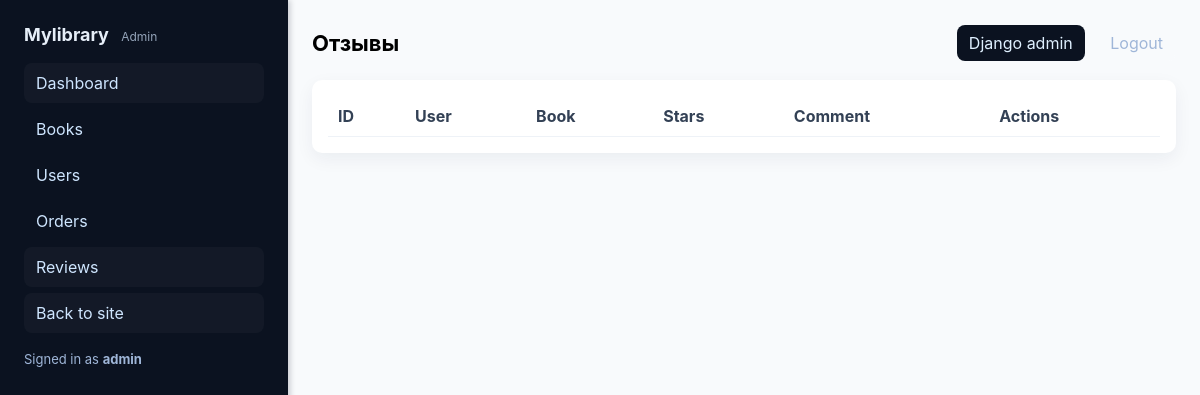
/adminpanel/reviews/ (signed in), run on an earlier commit of the app's database.
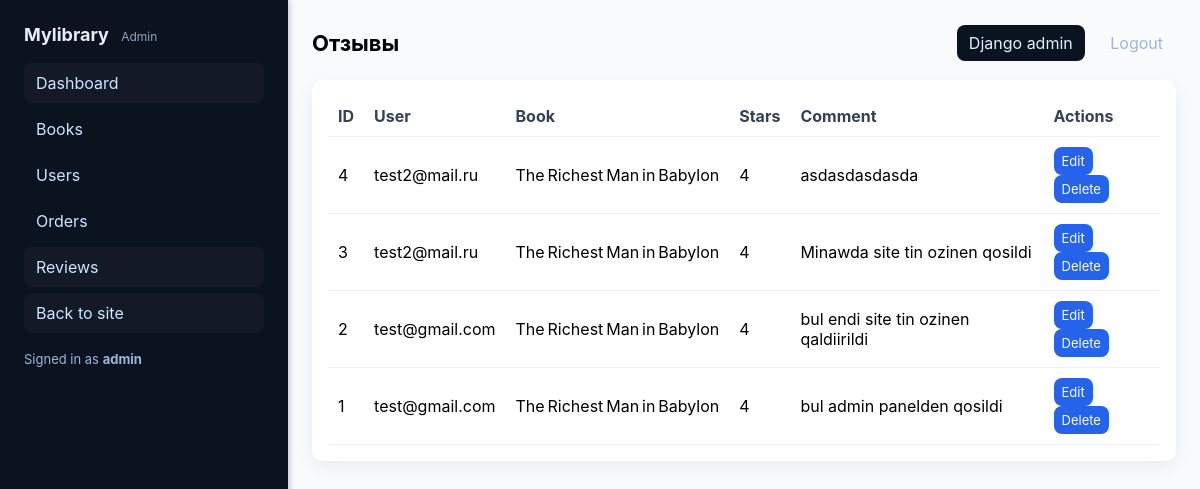
And on a later commit of the database.
### shop/models.py (models this page shows, shortened)
class CustomUser(AbstractUser):
    email = models.EmailField(unique=True,
                              verbose_name='Электронная почта:')
    phone_number = models.CharField(max_length=15,
                                    verbose_name='Номер телефона:')
    address = models.CharField(max_length=255,
                               verbose_name='Адрес доставки:')
    image = models.ImageField(upload_to='users/',
                              verbose_name='Фото пользователя:',
                              null=True, blank=True)
    USERNAME_FIELD = 'email'
    REQUIRED_FIELDS = ['username']

class Review(models.Model):
    user = models.ForeignKey(CustomUser, on_delete=models.CASCADE, verbose_name='Пользователь:')
    book = models.ForeignKey('Book', on_delete=models.CASCADE, verbose_name='Книга:')
    stars = models.IntegerField(verbose_name='Рейтинг:')
    comment = models.TextField(verbose_name='Комментарий:')
    created_at = models.DateTimeField(auto_now_add=True, verbose_name='Дата создания отзыва:')
    updated_at = models.DateTimeField(auto_now=True, verbose_name='Дата обновления отзыва:')
    images = models.ManyToManyField('ReviewImage', verbose_name='Фото к отзыву:', blank=True)

class Book(models.Model):
    title = models.CharField(max_length=100,
                             verbose_name='Названия книги:')
    description = models.TextField(verbose_name='Описания книги:')
    pub_date = models.CharField(verbose_name='Дата публикации:',max_length=4,help_text='Формат: ГГГГ')
    price = models.IntegerField(verbose_name='Цена книги:')
    photo = models.ImageField(upload_to='books/', verbose_name='Фото книги:')
    genres = models.ManyToManyField(Genres, verbose_name='Жанр книги:')
    languages = models.ManyToManyField(Languages, verbose_name='Язык книги:')
    authors = models.ManyToManyField(Authors, verbose_name='Автор книги:')

### adminpanel/views.py (the view)
	def _wrapped(request, *args, **kwargs):
		if not request.user.is_authenticated:
			return redirect('login')
		if not request.user.is_staff:
			return redirect('homepage')
		return view_func(request, *args, **kwargs)

### adminpanel/views.py (called while the page is built)
def _staff_required(view_func):
	def _wrapped(request, *args, **kwargs):
		if not request.user.is_authenticated:
			return redirect('login')
		if not request.user.is_staff:
			return redirect('homepage')
		return view_func(request, *args, **kwargs)
	return _wrapped

@_staff_required
def reviews_list(request):
	reviews = Review.objects.select_related('user', 'book').order_by('-created_at')
	return render(request, 'adminpanel/reviews.html', {'reviews': reviews})

### templates/adminpanel/reviews.html (shortened to what this page needs)
{% extends 'adminpanel/base.html' %}
{% block header %}Отзывы{% endblock %}
{% block content %}
<div class="panel">
    <div class="table-wrap">
        <table>
            <thead>
                <tr><th>ID</th><th>User</th><th>Book</th><th>Stars</th><th>Comment</th><th>Actions</th></tr>
            </thead>
            <tbody>
                {% for r in reviews %}
                <tr>
                    <td>{{ r.id }}</td>
                    <td>{{ r.user.email }}</td>
                    <td>{{ r.book.title }}</td>
                    <td>{{ r.stars }}</td>
                    <td class="comment">{{ r.comment|truncatechars:80 }}</td>
                    <td>
                        <a href="{% url 'adminpanel:review_edit' r.id %}" class="btn small">Edit</a>
                        <a href="{% url 'adminpanel:review_delete' r.id %}" class="btn small muted">Delete</a>
                    </td>
                </tr>
                {% endfor %}
            </tbody>
        </table>
    </div>
</div>
{% endblock %}

### templates/adminpanel/base.html (shortened to what this page needs)
{% load static %}
<!doctype html>
<html lang="ru">
<head>
    <link rel="stylesheet" href="{% static 'adminpanel/admin.css' %}">
</head>
<body>
    <div class="admin-shell">
        <aside class="admin-sidebar">
            <div class="brand">Mylibrary <span class="muted">Admin</span></div>
            <nav>
                <a href="{% url 'adminpanel:dashboard' %}" class="nav-item">Dashboard</a>
                <a href="{% url 'adminpanel:books' %}" class="nav-item">Books</a>
                <a href="{% url 'adminpanel:users' %}" class="nav-item">Users</a>
                <a href="{% url 'adminpanel:orders' %}" class="nav-item">Orders</a>
                <a href="{% url 'adminpanel:reviews' %}" class="nav-item">Reviews</a>
                <a href="{% url 'homepage' %}" class="nav-item">Back to site</a>
            </nav>
            <div class="sidebar-footer">Signed in as <strong>{{ request.user.username }}</strong></div>
        </aside>
        <main class="admin-main">
            <header class="admin-header">
                <h1>{% block header %}Admin{% endblock %}</h1>
                <div class="actions">
                    <a href="{% url 'admin:index' %}" class="btn">Django admin</a>
                    <a href="{% url 'logout' %}" class="btn muted">Logout</a>
                </div>
            </header>
            <section class="admin-content">
                {% block content %}{% endblock %}
            </section>
        </main>
    </div>
</body>
</html>

### static/adminpanel/admin.css (style rules this page uses)
:root { --bg:#0f172a;--panel:#0b1220;--muted:#94a3b8; }
html,body { height:100%;margin:0;font-family:Inter,ui-sans-serif,system-ui,-apple-system,"Segoe UI",Roboto,"Helvetica Neue",Arial }
.admin-shell { display:flex;min-height:100vh;background:#f8fafc }
.admin-sidebar { width:240px;background:#0b1220;color:#e6eef8;padding:24px;box-shadow:2px 0 6px rgba(2,6,23,0.2) }
.brand { font-weight:700;font-size:18px;margin-bottom:18px }
.brand .muted { font-weight:400;color:var(--muted);font-size:12px;margin-left:8px }
.admin-sidebar nav { display:flex;flex-direction:column;gap:6px }
.nav-item { display:block;color:#cfe6ff;padding:10px 12px;border-radius:8px;text-decoration:none }
.sidebar-footer { margin-top:18px;font-size:13px;color:#9fb6d8 }
.admin-main { flex:1;padding:24px }
.admin-header { display:flex;justify-content:space-between;align-items:center;margin-bottom:18px }
.admin-header h1 { margin:0;font-size:22px }
.admin-header .actions .btn { margin-left:8px;padding:8px 12px;border-radius:8px;background:#0b1220;color:#dff0ff;text-decoration:none }
.admin-header .actions .btn.muted { background:transparent;color:#9fb6d8;border:1px solid rgba(255,255,255,0.04) }
.panel { background:#fff;padding:16px;border-radius:10px;box-shadow:0 6px 18px rgba(14,30,60,0.06) }
.table-wrap { overflow:auto }
table { width:100%;border-collapse:collapse }
th,td { padding:10px;text-align:left;border-bottom:1px solid #eef2f7 }
th { background:transparent;color:#334155 }
.btn { display:inline-block;padding:6px 10px;background:#2563eb;color:#fff;border-radius:8px;text-decoration:none }
.btn.small { padding:6px 8px;font-size:13px }
.comment { max-width:360px }

What changed in the data, as far as the page shows it:
added Review: id "4", user.email "test2@mail.ru", book "The Richest Man in Babylon", stars "4", comment "asdasdasdasda"
added Review: id "3", user.email "test2@mail.ru", book "The Richest Man in Babylon", stars "4", comment "Minawda site tin ozinen qosildi"
added Review: id "2", user.email "test@gmail.com", book "The Richest Man in Babylon", stars "4", comment "bul endi site tin ozinen qaldiirildi"
added Review: id "1", user.email "test@gmail.com", book "The Richest Man in Babylon", stars "4", comment "bul admin panelden qosildi"
